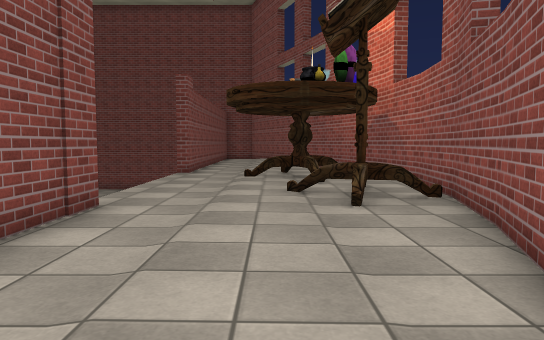
View 1 (above)

12 first-person views from a walk through a Unity game level. The camera is 1.2 m above the floor, tilts 4° down and sees 70° across. The floor is counted in squares, 1 m on a side. Each view is taken from the middle of a square. On the plan, view 1 faces up. The plan holds only what a view shows up to about 15 squares ahead; the rest is blank. The place goes on beyond the plan. Some animated figures are left out. Some surface patterns are stand-ins.

View 2
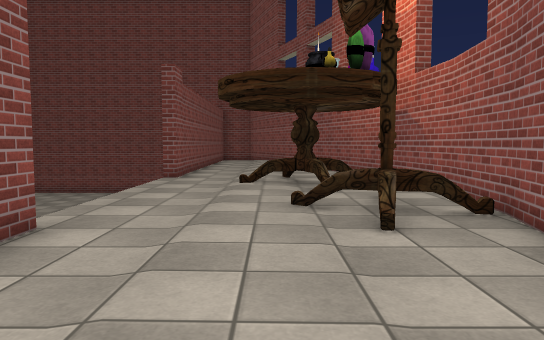

View 3
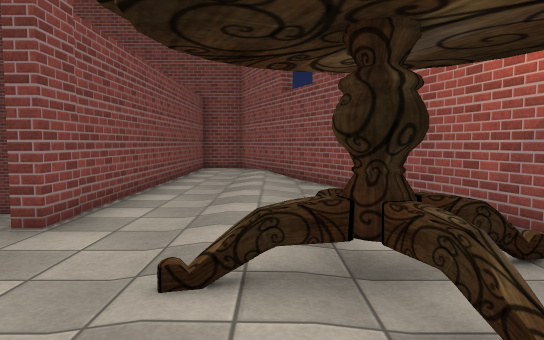

View 4
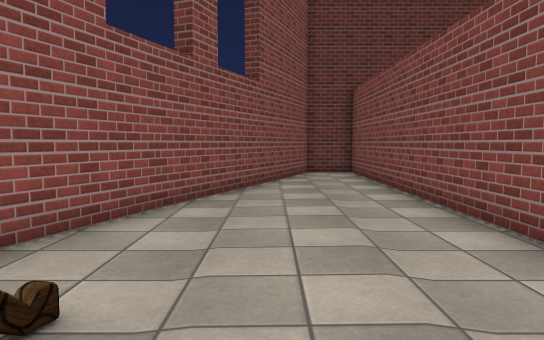

View 5
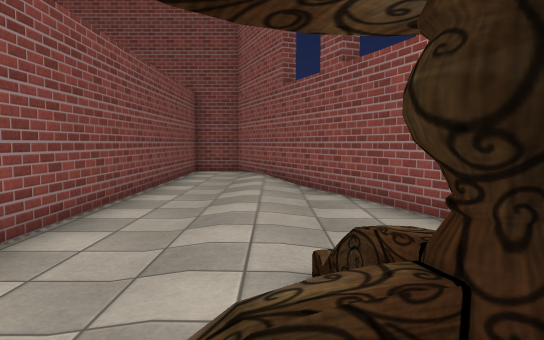

View 6
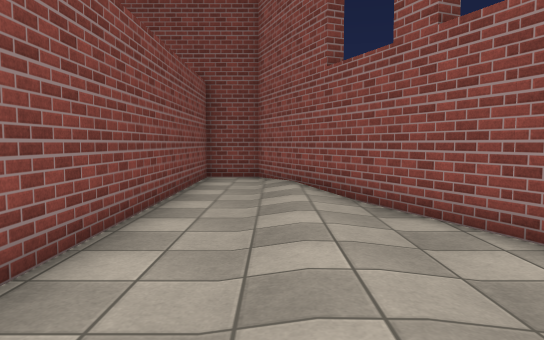

View 7
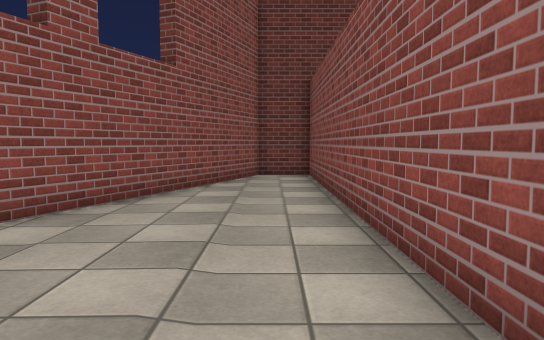

View 8
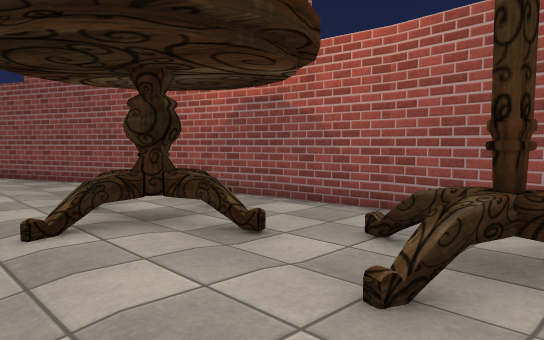

View 9
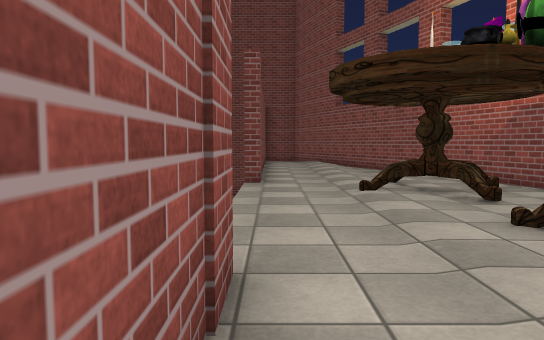

View 10
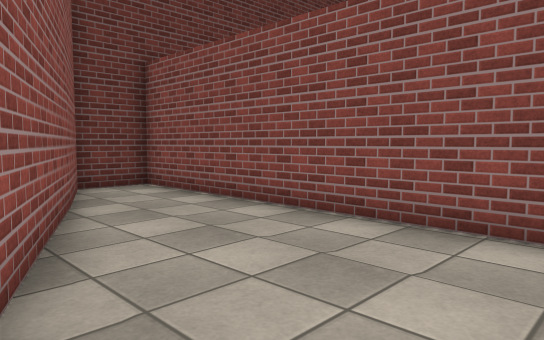

View 11
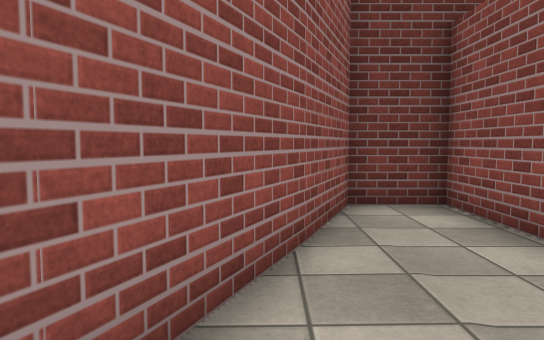

View 12
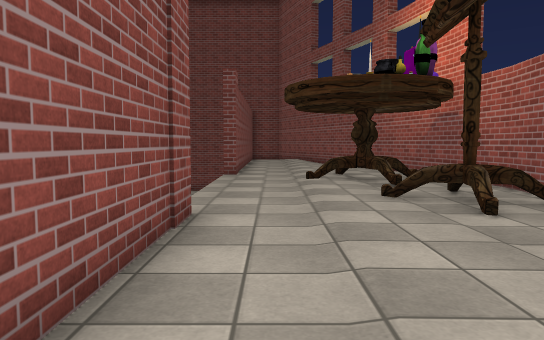

### Floor plan
Key: @ floor where view 1 was taken; # wall or solid block; x gap in a wall; . floor; = window, fence, low wall or low ledge; v drop or lower ground; T thing the floor can be seen under or through; C candle.
Columns run from 6 left of view 1 to 4 right of it. Each row starts with its distance up from view 1.
 30   ####
 29 vv#..#
 28   #..##
 27   #...#
 26   #...#
 25   #...##
 24   #....#
 23   #....##
 22   #.....#
 21   #.....#
 20   #.....##
 19   #......#
 18   #......#
 17   #......##
 16   #.......#
 15   v.......#
 14   v....#Cx#
 13   v...x=..#
 12   v.......#
 11   v.......#
 10   v.....T.#
  9   v....TTT#
  8   v.....T.#
  7   #.......#
  6   #.......#
  5   #......##
  4   #......#
  3   #......#
  2   #.....##
  1   #.....#
  0   #...@##
 -1   #....#
 -2   #...##
 -3   #...#
 -4   #...#
 -5   #..##
 -6   #..#
 -7   ####

Positions as (right, up) in squares from view 1, and headings:
1: (0, 0), facing up
2: (0, 2), facing up
3: (0, 10), facing up
4: (0, 10), facing down
5: (0, 12), facing up
6: (-1, 15), facing up
7: (-2, 8), facing down
8: (-2, 8), facing up-right
9: (-3, 4), facing up
10: (2, 4), facing down-left
11: (0, 1), facing down
12: (-2, 1), facing up
